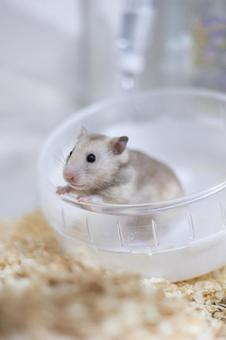
#> input picture 1120/ham.jpeg, 226 x 340 px, found by its file name
$ python mouse_affine.py
#> lines starting #> are read from the running program, lines starting #| are printed output that depends on the picture
import cv2
import numpy as np

# 각도를 계산하는 함수
def calc_angle(pt):
    d1 = np.subtract(pts[1], pts[0]).astype(float)  # 첫 번째 점과 두 번째 점의 차이
    d2 = np.subtract(pts[2], pts[0]).astype(float)  # 첫 번째 점과 세 번째 점의 차이

    # 두 방향 벡터의 각도 계산
    angle1 = cv2.fastAtan2(d1[1], d1[0])
    angle2 = cv2.fastAtan2(d2[1], d2[0])
    return angle2 - angle1  # 두 각도의 차이 = 회전 각도

def draw_point(x, y):
    pts.append([x, y])
    print("좌표:", len(pts), [x, y])
    cv2.circle(tmp, (x, y), 2, 255, 2)
    cv2.imshow("image", tmp)

def onMouse(event, x, y, flags, param):
    global tmp, pts
    if event == cv2.EVENT_LBUTTONUP and len(pts) == 0: draw_point(x, y)
    if event == cv2.EVENT_LBUTTONDOWN and len(pts) == 1: draw_point(x, y)
    if event == cv2.EVENT_LBUTTONUP and len(pts) == 2: draw_point(x, y)

    # 회전 수행
    if len(pts) == 3:
        angle = calc_angle(pts)
        print("회전각: %3.2f" % angle)

        # 어파인 변환 행렬 계산 (회전 중심: pts[0], 회전 각도: angle)
        center = tuple(pts[0])  # 회전 중심점
        rotation_matrix = cv2.getRotationMatrix2D(center, angle, 1.0)

        # 어파인 변환 적용
        dst = cv2.warpAffine(image, rotation_matrix, (image.shape[1], image.shape[0]))

        # 결과 출력
        cv2.imshow("image", dst)
        tmp = np.copy(image)
        pts = []  # 좌표 초기화

# 이미지 불러오기
image = cv2.imread("ham.jpeg", cv2.IMREAD_GRAYSCALE)
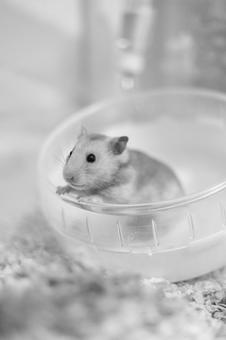
#> image: shape (340, 226); min 7, max 250, mean 185.6
if image is None: raise Exception("영상파일 읽기 에러")

tmp = np.copy(image)
pts = []

cv2.imshow("image", image)
cv2.setMouseCallback("image", onMouse, 0)
cv2.waitKey(0)
cv2.destroyAllWindows()
